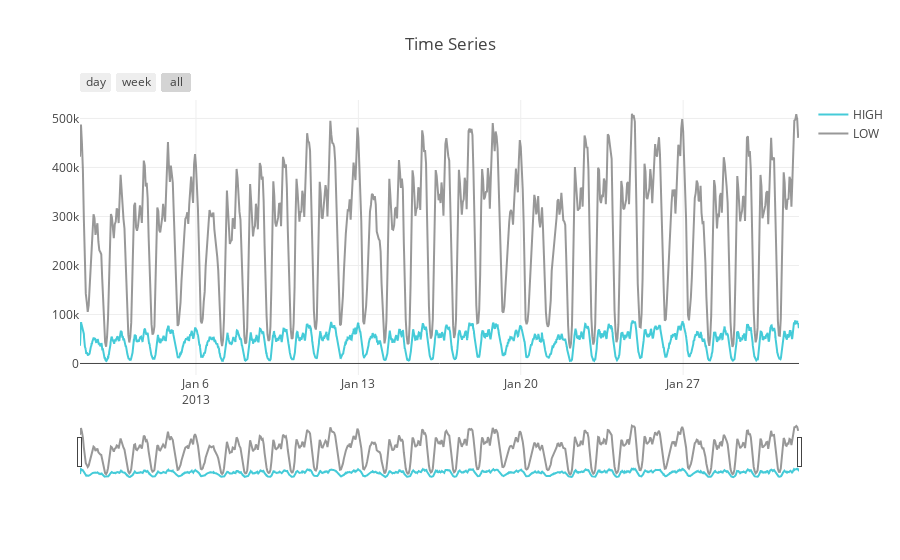

Notebook code cell kept with this figure:
### Code cell
selection = "total_amount" # choose something in the resample_columns list
core.plot_time_series(hour_sample[selection], minute_sample[selection])

### Figure 1 — Plotly figure (JSON) as saved in the notebook; plotly's stock layout.template omitted (floating-point values rounded to 4 significant figures; data arrays with more than 128 entries replaced by an {"elided": "..."} marker saying what was removed)
{"data": [{"line": {"color": "#17BECF"}, "name": "HIGH", "opacity": 0.8, "type": "scatter", "uid": "8538e85e-adea-11e8-89f2-6c96cfdef807", "x": {"elided": "4464 str values"}, "y": {"elided": "4464 float values"}}, {"line": {"color": "#7F7F7F"}, "name": "LOW", "opacity": 0.8, "type": "scatter", "uid": "8538ee9e-adea-11e8-89f2-6c96cfdef807", "x": {"elided": "744 str values"}, "y": {"elided": "744 float values"}}], "layout": {"title": "Time Series", "xaxis": {"rangeselector": {"buttons": [{"count": 1, "label": "day", "step": "day", "stepmode": "backward"}, {"count": 7, "label": "week", "step": "day", "stepmode": "backward"}, {"step": "all"}]}, "rangeslider": {"visible": true}, "type": "date"}}}
